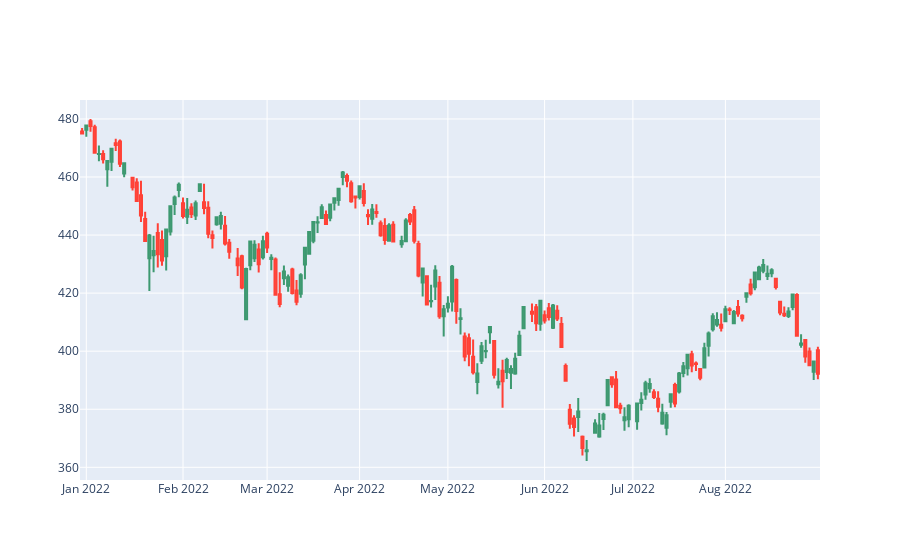

Notebook code cell kept with this figure:
### Markdown cell above
刪除假期，沒有開盤之日期

### Code cell
# removing all empty dates
# build complete timeline from start date to end date
dt_all = pd.date_range(start=df.index[0],end=df.index[-1])
# retrieve the dates that ARE in the original datset
dt_obs = [d.strftime("%Y-%m-%d") for d in pd.to_datetime(df.index)]
# define dates with missing values
dt_breaks = [d for d in dt_all.strftime("%Y-%m-%d").tolist() if not d in dt_obs]
fig.update_xaxes(rangebreaks=[dict(values=dt_breaks)])

### Figure 1 — Plotly figure (JSON) as saved in the notebook; plotly's stock layout.template omitted (floating-point values rounded to 4 significant figures; data arrays with more than 128 entries replaced by an {"elided": "..."} marker saying what was removed)
{"data": [{"close": {"elided": "170 float values"}, "high": {"elided": "170 float values"}, "low": {"elided": "170 float values"}, "open": {"elided": "170 float values"}, "type": "candlestick", "x": {"elided": "170 str values"}}], "layout": {"xaxis": {"rangebreaks": [{"bounds": ["sat", "mon"], "values": ["2022-01-01", "2022-01-02", "2022-01-08", "2022-01-09", "2022-01-15", "2022-01-16", "2022-01-17", "2022-01-22", "2022-01-23", "2022-01-29", "2022-01-30", "2022-02-05", "2022-02-06", "2022-02-12", "2022-02-13", "2022-02-19", "2022-02-20", "2022-02-21", "2022-02-26", "2022-02-27", "2022-03-05", "2022-03-06", "2022-03-12", "2022-03-13", "2022-03-19", "2022-03-20", "2022-03-26", "2022-03-27", "2022-04-02", "2022-04-03", "2022-04-09", "2022-04-10", "2022-04-15", "2022-04-16", "2022-04-17", "2022-04-23", "2022-04-24", "2022-04-30", "2022-05-01", "2022-05-07", "2022-05-08", "2022-05-14", "2022-05-15", "2022-05-21", "2022-05-22", "2022-05-28", "2022-05-29", "2022-05-30", "2022-06-04", "2022-06-05", "2022-06-11", "2022-06-12", "2022-06-18", "2022-06-19", "2022-06-20", "2022-06-25", "2022-06-26", "2022-07-02", "2022-07-03", "2022-07-04", "2022-07-09", "2022-07-10", "2022-07-16", "2022-07-17", "2022-07-23", "2022-07-24", "2022-07-30", "2022-07-31", "2022-08-06", "2022-08-07", "2022-08-13", "2022-08-14", "2022-08-20", "2022-08-21", "2022-08-27", "2022-08-28"]}], "rangeslider": {"visible": false}}}}
